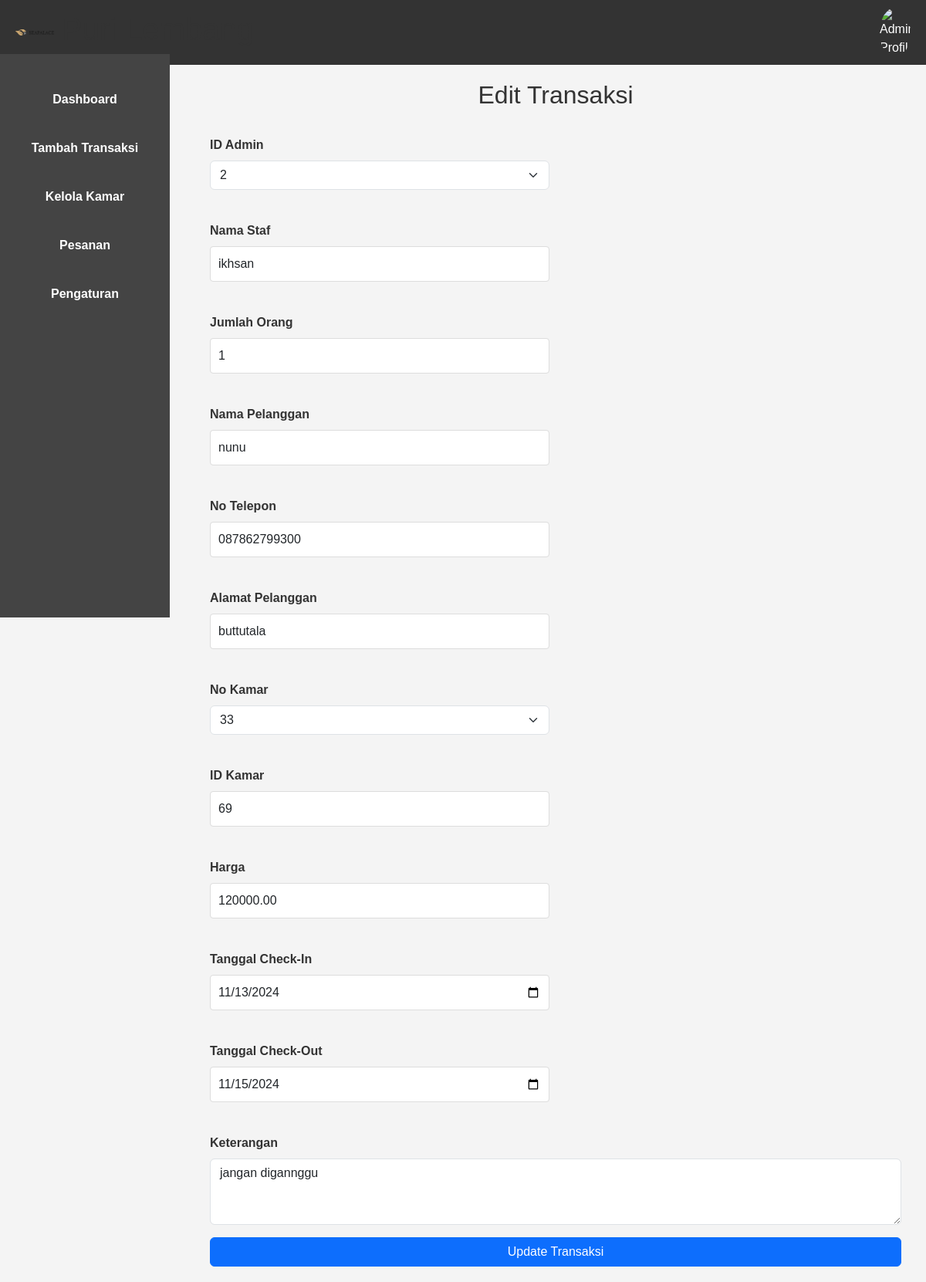
The app's page /admin/update.php?id=2 with its own data.
### tables this page shows
CREATE TABLE `transaksi` (
  `id_transaksi` int(11) NOT NULL,
  `id_admin` int(11) NOT NULL,
  `id_kamar` int(11) NOT NULL,
  `jumlah_orang` int(11) NOT NULL,
  `nama_pelanggan` varchar(255) NOT NULL,
  `no_telepon` varchar(20) NOT NULL,
  `alamat_pelanggan` text NOT NULL,
  `no_kamar` varchar(10) NOT NULL,
  `tgl_checkin` date NOT NULL,
  `tgl_checkout` date NOT NULL,
  `harga` int(11) NOT NULL,
  `keterangan` text DEFAULT NULL,
  `nama_staf` varchar(255) NOT NULL,
  `bukti_pembayaran` varchar(255) DEFAULT NULL,
  `created_at` timestamp NOT NULL DEFAULT current_timestamp()
);

CREATE TABLE `kamar` (
  `id_kamar` int(11) NOT NULL,
  `no_kamar` int(11) NOT NULL,
  `tipe_kamar` varchar(50) DEFAULT NULL,
  `bed` enum('Single Bed','Double Bed') NOT NULL,
  `harga` decimal(10,2) DEFAULT NULL,
  `status_kamar` enum('tersedia','terisi') DEFAULT 'tersedia',
  `gambar` longblob NOT NULL
);

### admin/update.php (the view, shortened to what this page needs)
<?php
require 'koneksi.php';
$id = $_GET['id'];
$stmt = $pdo->prepare("SELECT * FROM transaksi WHERE id_transaksi = ?");
$stmt->execute([$id]);
$transaction = $stmt->fetch();
$admins = $pdo->query("SELECT id_admin, nama_admin FROM admin")->fetchAll();
$rooms = $pdo->query("SELECT id_kamar, no_kamar, harga FROM kamar")->fetchAll();
?>
<!DOCTYPE html>
<html lang="en">
<head>
    <link href="https://cdn.jsdelivr.net/npm/bootstrap@5.3.0-alpha1/dist/css/bootstrap.min.css" rel="stylesheet">
    <link rel="stylesheet" href="styles.css">
</head>
<body>
    <header>
        <div class="logo-container">
            <img src="logo.png" alt="Puri Lembang Logo" class="logo">
            <h1>Puri Lembang</h1>
        </div>
        <div class="profile-container">
            <img src="profile.png" alt="Admin Profile" class="profile-logo">
        </div>
    </header>
<div class="sidebar">
    <ul>
        <li><a href="index.php" class="<?php echo ($current_page == 'index.php') ? 'active' : ''; ?>">Dashboard</a></li>
        <li><a href="tambah-transaksi.php" class="<?php echo ($current_page == 'tambah-transaksi.php') ? 'active' : ''; ?>">Tambah Transaksi</a></li>
        <li><a href="index-kamar.php" class="<?php echo ($current_page == 'index-kamar.php') ? 'active' : ''; ?>">Kelola Kamar</a></li>
        <li><a href="pesanan.php" class="<?php echo ($current_page == 'pesanan.php') ? 'active' : ''; ?>">Pesanan</a></li>
        <li><a href="pengaturan.php" class="<?php echo ($current_page == 'pengaturan.php') ? 'active' : ''; ?>">Pengaturan</a></li>
    </ul>
</div>
    <div class="main-content">
        <h2>Edit Transaksi</h2>
        <div class="container mt-4">
            <form action="update.php?id=<?php echo $id; ?>" method="POST" class="row g-3">
                <div class="col-md-6">
                    <label for="id_admin" class="form-label">ID Admin</label>
                    <select id="id_admin" name="id_admin" class="form-select" required onchange="populateStaffName()">
                        <?php foreach ($admins as $admin): ?>
                            <option value="<?php echo $admin['id_admin']; ?>"
                                    data-nama="<?php echo $admin['nama_admin']; ?>"
                                    <?php echo ($transaction['id_admin'] == $admin['id_admin']) ? 'selected' : ''; ?>>
                                <?php echo $admin['id_admin']; ?>
                            </option>
                        <?php endforeach; ?>
                    </select>
                </div>
                <div class="col-md-6">
                    <label for="nama_staf" class="form-label">Nama Staf</label>
                    <input type="text" id="nama_staf" name="nama_staf" class="form-control" value="<?php echo $transaction['nama_staf']; ?>" readonly required>
                </div>
                <div class="col-md-6">
                    <label for="jumlah_orang" class="form-label">Jumlah Orang</label>
                    <input type="number" id="jumlah_orang" name="jumlah_orang" class="form-control" value="<?php echo $transaction['jumlah_orang']; ?>" min="1" max="3" required onchange="updateHarga()">
                </div>
                <div class="col-md-6">
                    <label for="nama_pelanggan" class="form-label">Nama Pelanggan</label>
                    <input type="text" id="nama_pelanggan" name="nama_pelanggan" class="form-control" value="<?php echo $transaction['nama_pelanggan']; ?>" required>
                </div>
                <div class="col-md-6">
                    <label for="no_telepon" class="form-label">No Telepon</label>
                    <input type="number" id="no_telepon" name="no_telepon" class="form-control" value="<?php echo $transaction['no_telepon']; ?>" required>
                </div>
                <div class="col-md-6">
                    <label for="alamat_pelanggan" class="form-label">Alamat Pelanggan</label>
                    <input type="text" id="alamat_pelanggan" name="alamat_pelanggan" class="form-control" value="<?php echo $transaction['alamat_pelanggan']; ?>" required>
                </div>
                <div class="col-md-6">
                    <label for="no_kamar" class="form-label">No Kamar</label>
                    <select id="no_kamar" name="no_kamar" class="form-select" required onchange="populateRoomIdAndPrice()">
                        <?php foreach ($rooms as $room): ?>
                            <option value="<?php echo $room['no_kamar']; ?>" data-harga="<?php echo $room['harga']; ?>" data-id="<?php echo $room['id_kamar']; ?>" <?php echo ($transaction['no_kamar'] == $room['no_kamar']) ? 'selected' : ''; ?>>
                                <?php echo $room['no_kamar']; ?>
                            </option>
                        <?php endforeach; ?>
                    </select>
                </div>
                <div class="col-md-6">
                    <label for="id_kamar" class="form-label">ID Kamar</label>
                    <input type="text" id="id_kamar" name="id_kamar" class="form-control" value="<?php echo $transaction['id_kamar']; ?>" readonly required>
                </div>
                <div class="col-md-6">
                    <label for="harga" class="form-label">Harga</label>
                    <input type="text" id="harga" name="harga" class="form-control" value="<?php echo $transaction['harga']; ?>" readonly required>
                </div>
                <div class="col-md-6">
                    <label for="tgl_checkin" class="form-label">Tanggal Check-In</label>
                    <input type="date" id="tgl_checkin" name="tgl_checkin" class="form-control" value="<?php echo $transaction['tgl_checkin']; ?>" required>
                </div>
                <div class="col-md-6">
                    <label for="tgl_checkout" class="form-label">Tanggal Check-Out</label>
                    <input type="date" id="tgl_checkout" name="tgl_checkout" class="form-control" value="<?php echo $transaction['tgl_checkout']; ?>" required>
                </div>
                <div class="col-md-12">
                    <label for="keterangan" class="form-label">Keterangan</label>
                    <textarea id="keterangan" name="keterangan" class="form-control" rows="3"><?php echo $transaction['keterangan']; ?></textarea>
                </div>
                <div class="col-md-12">
                    <button type="submit" class="btn btn-primary w-100">Update Transaksi</button>
                </div>
            </form>
        </div>
    </div>
</body>
</html>

### admin/styles.css (style rules this page uses)
body { font-family: Arial, sans-serif; margin: 0; padding: 0; background-color: #f4f4f4; }
header { display: flex; justify-content: space-between; align-items: center; background-color: #333; color: white; padding: 10px 20px; }
.logo-container { display: flex; align-items: center; }
.logo { width: 50px; margin-right: 10px; }
.profile-container { display: flex; align-items: center; }
.profile-logo { width: 40px; border-radius: 50%; }
.sidebar { position: fixed; top: 70px; left: 0; width: 220px; height: calc(100vh - 70px); background-color: #444; padding-top: 20px; display: flex; flex-direction: column; }
.sidebar ul { list-style-type: none; padding: 0; margin: 0; }
.sidebar ul li { margin: 10px 0; }
.sidebar ul li a { display: block; padding: 12px 15px; color: white; text-decoration: none; font-weight: bold; transition: background-color 0.3s, padding-left 0.3s; }
.main-content { margin-left: 240px; padding: 20px; flex: 1; }
h1, h2 { color: #333; text-align: center; }
h2 { color: #333; }
form { display: flex; flex-direction: column; }
label { margin-top: 10px; margin-bottom: 5px; font-weight: bold; color: #333; }
input[type="text"], input[type="number"], input[type="date"], select { padding: 10px; border: 1px solid #ddd; border-radius: 4px; font-size: 16px; margin-bottom: 15px; width: 100%; box-sizing: border-box; }
a { display: block; margin-top: 15px; text-align: center; text-decoration: none; color: #007bff; }

### records on screen
transaksi: id_admin "2", nama_staf "ikhsan", jumlah_orang "1", nama_pelanggan "nunu", no_telepon "087862799300", alamat_pelanggan "buttutala", no_kamar "33", id_kamar "69", harga "120000.00", tgl_checkin "11/13/2024", tgl_checkout "11/15/2024", keterangan "jangan digannggu"
